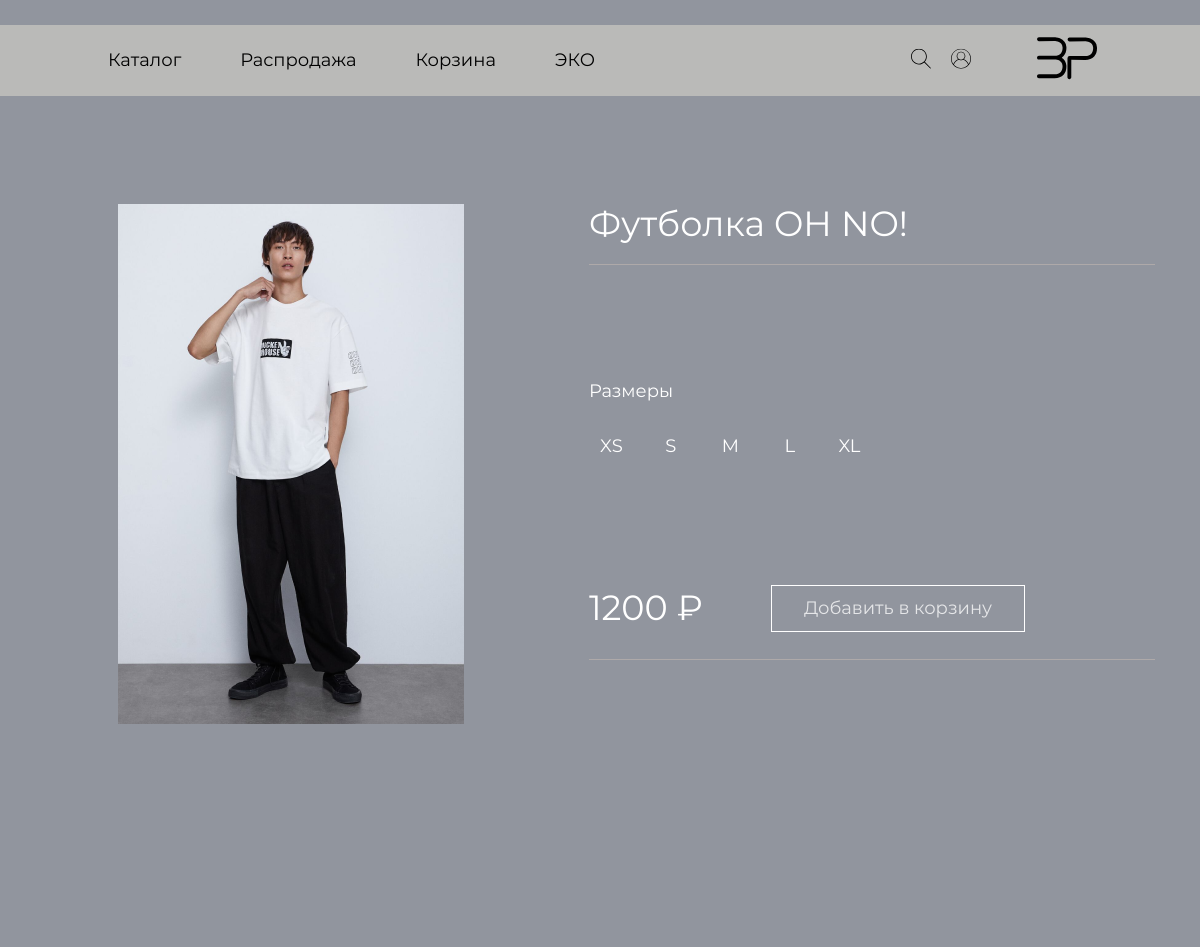
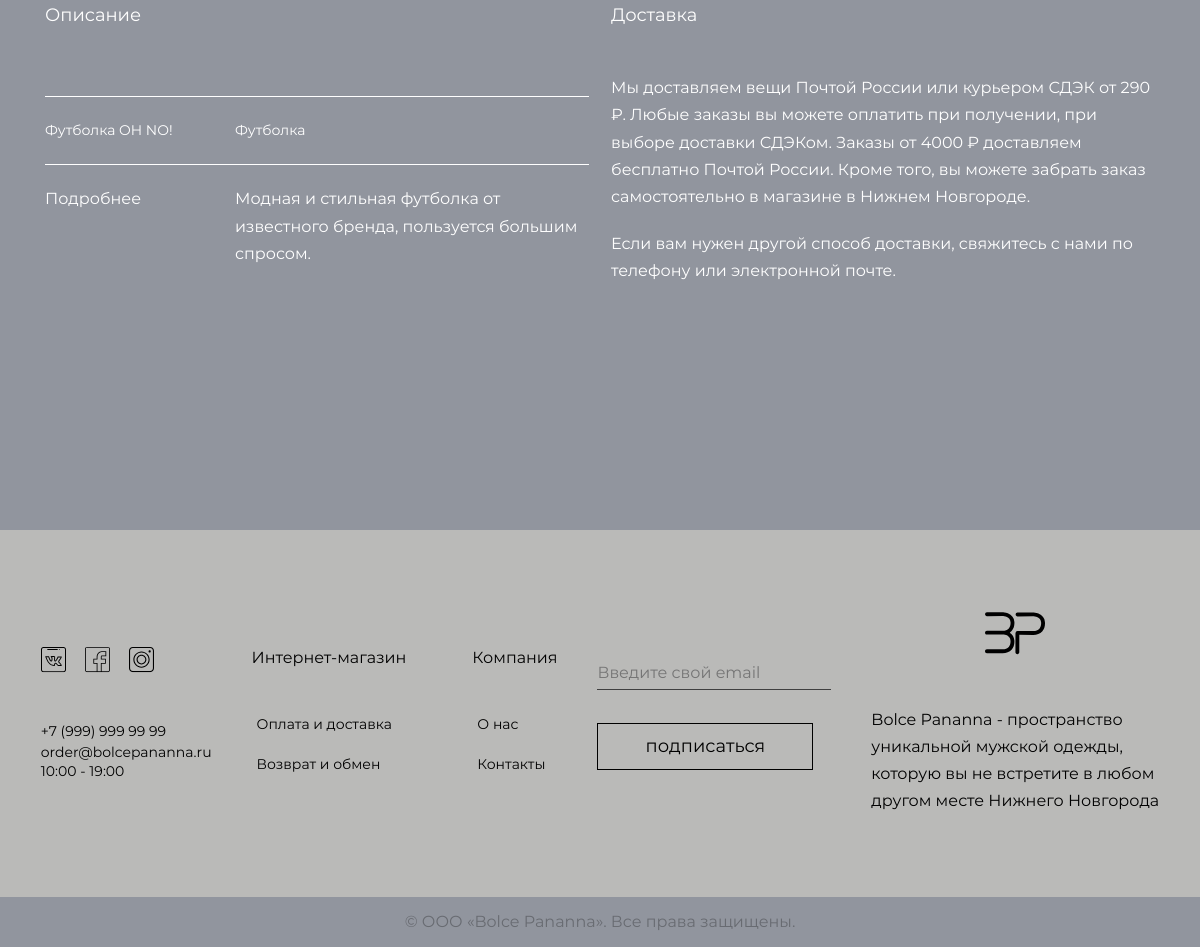
Screenshot of /?controller=product_card_page&good_id=32 with the database file from the repository (2 pictures, top to bottom).
### tables this page shows
CREATE TABLE `goods` (
  `good_id` int(11) UNSIGNED NOT NULL,
  `img_url` varchar(255) NOT NULL,
  `name_good` varchar(255) NOT NULL,
  `article` varchar(255) NOT NULL,
  `description` varchar(255) NOT NULL,
  `type_good` varchar(255) NOT NULL,
  `size` int(11) UNSIGNED NOT NULL,
  `unit_price` int(11) NOT NULL,
  `stock_amount` int(11) NOT NULL,
  `good_marker_url` varchar(255) NOT NULL,
  `new` tinyint(1) NOT NULL,
  `top` tinyint(1) NOT NULL,
  `sale` tinyint(1) NOT NULL,
  `color` varchar(25) DEFAULT NULL,
  `category` int(11) UNSIGNED NOT NULL,
  `sub_category` int(11) UNSIGNED NOT NULL,
  `img_url_mini` varchar(255) NOT NULL,
  `name_size` varchar(255) NOT NULL
);

### public/controllers/product_card_page_controller.php (called while the page is built, shortened)
<?php
 require_once "views".DIRECTORY_SEPARATOR."product_card_page.php";
?>

### public/core.php (called while the page is built, shortened)
<?php
function query_db_one($link, $sql)
{
	$res = mysqli_query($link, $sql);
	if ($res)
		return mysqli_fetch_assoc($res);
	else
		return false;
}

### public/views/product_card_page.php (the view, shortened to what this page needs)
<?php include 'header.php' ?>
<?php
require_once "core.php";
if (isset($_GET['good_id'])) {
   $query = "SELECT * FROM goods WHERE good_id=" . $_GET['good_id'];
   $mysqli = connect_db();
   $current_good = query_db_one($mysqli, $query);
} else echo " ooooo  no no no no no no no";
if ($current_good['name_size'] == 'XS') {
   $size_1 = $current_good['good_id'];
}
if ($current_good['name_size'] == 'XS') {
   $size_2 = $current_good['good_id'] + 1;
}
if ($current_good['name_size'] == 'XS') {
   $size_3 = $current_good['good_id'] + 2;
}
if ($current_good['name_size'] == 'XS') {
   $size_4 = $current_good['good_id'] + 3;
}
if ($current_good['name_size'] == 'XS') {
   $size_5 = $current_good['good_id'] + 4;
}
if ($current_good['name_size'] != 'one-size') {
   $size_6 = $current_good['good_id'];
}
?>
<body>
   <div class="product-card container">
      <div class="product-card__main-block">
         <img src="<?php echo $current_good['img_url']; ?>" alt="Pic">
         <div class="poduct-card__info">
            <div class="product-card__title"> <?php echo $current_good['article']; ?> </div>
            <div class="product-card__sizes">
               <div class="product-card__sizes__title">Размеры</div>
               <div class="product-card__sizes__items">
                  <?php
                  if ($size_6 >= 102 && $size_6 <= 110) {
                     echo "<div class=\"product-card__sizes__item one-size--box-size\"><a href=\"?controller=cart&good_in_cart_id=  $size_6 \">ONE SIZE</a></div>";
                  } else {
                     echo "<div class=\"product-card__sizes__item\"><a href=\"?controller=cart&good_in_cart_id= $size_1  \">XS</a></div>";
                     echo "<div class=\"product-card__sizes__item\"><a href=\"?controller=cart&good_in_cart_id= $size_2  \">S</a></div>";
                     echo "<div class=\"product-card__sizes__item\"><a href=\"?controller=cart&good_in_cart_id= $size_3  \">M</a></div>";
                     echo "<div class=\"product-card__sizes__item\"><a href=\"?controller=cart&good_in_cart_id= $size_4  \">L</a></div>";
                     echo "<div class=\"product-card__sizes__item\"><a href=\"?controller=cart&good_in_cart_id= $size_5  \">XL</a></div>";
                  } ?>
               </div>
            </div>
            <div class="product-card__price-chart-block">
               <div class="product-card__price"><?php echo $current_good['unit_price']; ?> ₽</div>
               <div class="btn btn__add-to-chart"><a href="?controller=cart&good_in_cart_id=<?php echo $current_good['good_id']; ?>">Добавить в корзину </a></div>
            </div>
         </div>
      </div>
      <div class="product-card__bottom-block">
         <div class="product-card__description">
            <div class="product-card__description__title">Описание</div>
            <div class="product-card__description__article">
               <div class="product-card__description__article-title"><?php echo $current_good['article']; ?></div>
               <div class="product-card__description__article-text"><?php echo $current_good['type_good']; ?></div>
            </div>
            <div class="product-card__description__more">
               <div class="product-card__description__more-title">Подробнее</div>
               <div class="product-card__description__more-text">
                  <?php echo $current_good['description']; ?>
               </div>
            </div>
         </div>
         <div class="product-card__delivery">
            <div class="product-card__delivery__title">Доставка</div>
            <p class="product-card__delivery__text">Мы доставляем вещи Почтой России или курьером СДЭК от 290 ₽. Любые заказы вы можете оплатить при получении, при выборе доставки СДЭКом. Заказы от 4000 ₽ доставляем бесплатно Почтой России. Кроме того, вы можете забрать заказ самостоятельно в магазине в Нижнем Новгороде.</p>
            <p class="product-card__delivery__text">Если вам нужен другой способ доставки, свяжитесь с нами по телефону или электронной почте. </p>
         </div>
      </div>
   </div>
</body>
<?php include 'footer.php'; ?>

### public/style/css/common_styles/variables.css (style rules this page uses)
:root { --text-color-black: #000000; --text-color-white: #ffffff; --header-color: #e6dfdb; --grey-bg: #91959e; --beige-bg: #e3dfd4; }

### public/style/css/common_styles/common.css (style rules this page uses)
* { box-sizing: border-box; }
*:before, *:after { box-sizing: border-box; }
p { margin: 0; }
body { font-family: "Montserrat", sans-serif; background-color: var(--grey-bg); }
.container { max-width: 1140px; margin: 0 auto; padding: 0 15px; }

### public/style/css/product_card_page.css (style rules this page uses)
.product-card { margin-top: 108px; margin-bottom: 225px; color: #ffffff; }
.product-card__main-block { display: flex; justify-content: space-between; }
.product-card__main-block img { padding-left: 73px; }
.poduct-card__info { width: 51%; }
.product-card__title { padding-bottom: 20px; border-bottom: 1px solid #aea9a9; }
.product-card__sizes { padding: 116px 0; font-size: 18px; }
.product-card__sizes__title { padding-bottom: 22px; }
.product-card__sizes__items { display: flex; width: 50%; justify-content: space-between; }
.product-card__sizes__item { display: inline-flex; justify-content: center; align-items: center; height: 45px; width: 45px; }
.product-card__sizes__item a { text-decoration: none; color: var(--text-color-white); }
.product-card__title, .product-card__price { font-size: 35px; }
.product-card__price-chart-block { display: flex; align-items: center; justify-content: space-between; padding-bottom: 27px; border-bottom: 1px solid #aea9a9; }
.btn__add-to-chart { display: inline-flex; justify-content: center; align-items: center; height: 47px; width: 254px; padding: 0; background: none; outline: none; border-radius: 0; border: 1px solid #ffffff; text-decoration: none; font-size: 18px; color: rgba(255, 255, 255, 0.76); cursor: pointer; transition: all 0.2s ease; margin-right: 130px; }
.btn__add-to-chart a { text-decoration: none; color: rgba(255, 255, 255, 0.76); }
.product-card__bottom-block { display: flex; justify-content: space-between; margin-top: 225px; line-height: 170%; }
.product-card__description { width: 49%; }
.product-card__description__title { font-size: 18px; padding-bottom: 67px; }
.product-card__description__article { font-size: 14px; border-collapse: collapse; border-bottom: 1px solid #ffffff; border-top: 1px solid #ffffff; }
.product-card__description__article, .product-card__description__more { display: grid; grid-template-columns: 190px 1fr; padding: 20px 0; }
.product-card__delivery { width: 49%; }
.product-card__delivery__title { font-size: 18px; padding-bottom: 45px; }
.product-card__delivery__text { padding-bottom: 20px; }

### rows the page displays
goods: img_url (picture), article "Футболка OH NO!", unit_price "1200", type_good "Футболка", description "Модная и стильная футболка от известного бренда, пользуется большим спросом."
